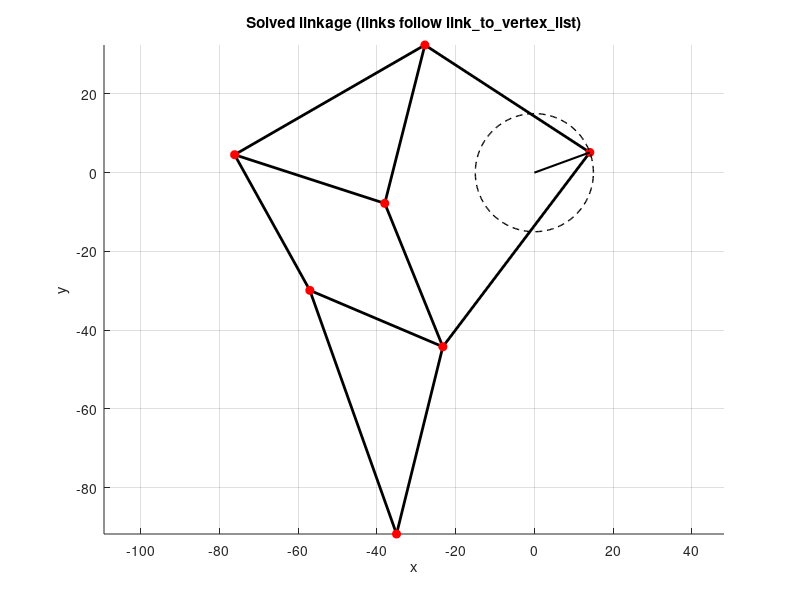

Recreate this plot in MATLAB.
function day7_linkage_demo()
% Solve the Jansen-leg linkage for a given crank angle and plot the result
% using link segments from the link-to-vertex list (matches handout)

    %parameters (from handout) 
    leg_params = build_leg_params();

    % choose a crank angle (radians)
    theta = 0.35;

    % initial guess for [x1;y1; x2;y2; ... ; x7;y7] 
    vertex_guess_coords = [ ...
          0;   50;   % v1
        -50;    0;   % v2
        -50;   50;   % v3
        -100;   0;   % v4
        -100; -50;   % v5
         -50; -50;   % v6
         -50;-100];  % v7

    %compute a root of all constraints at this theta
    V_root = compute_coords(vertex_guess_coords, leg_params, theta);

    % sanity check – all constraints should be ~0
    res = linkage_error_func(V_root, leg_params, theta);
    fprintf('||constraint residual|| = %.3e\n', norm(res));

    % plot using link list 
    V = column_to_matrix(V_root);         % N x 2
    L = leg_params.link_to_vertex_list;   % m x 2 (link i connects vertices L(i,1) and L(i,2))

    figure; clf; hold on; axis equal;
    % draw links
    for i = 1:size(L,1)
        a = L(i,1); b = L(i,2);
        plot([V(a,1), V(b,1)], [V(a,2), V(b,2)], 'k-', 'LineWidth', 2);
    end
    % draw vertices
    plot(V(:,1), V(:,2), 'ro', 'MarkerFaceColor','r', 'MarkerSize', 6);

    % draw crank circle & current crank radius (nice visual)
    t = linspace(0, 2*pi, 256);
    c = leg_params.vertex_pos0(:).';
    R = leg_params.crank_length;
    plot(c(1)+R*cos(t), c(2)+R*sin(t), 'k--', 'LineWidth', 1);
    plot([c(1), c(1)+R*cos(theta)], [c(2), c(2)+R*sin(theta)], 'k-', 'LineWidth', 1.5);

    grid on;
    title('Solved linkage (links follow link\_to\_vertex\_list)');
    xlabel('x'); ylabel('y');
end

%  CORE SOLVER 

function [root, it, flag, glist] = multi_newton_solver(FUN_both, X0, Athresh, Bthresh, maxit, numdiff)
% General multidimensional Newton’s method.
% FUN_both(X): either returns F(X)            (numdiff==1)   OR
%                 returns [F(X), J(X)]          (numdiff==2)
% Early termination: ||ΔX|| < Athresh OR ||F|| < Bthresh
% Safeguard: stop if Jacobian is (near) singular
% Outputs:
%     root: solution vector
%     it  : iteration count
%     flag: 1 success, -2 bad/singular Jacobian
%     glist: columns are the iterate history

    glist = [];
    root  = X0;
    it    = 0;
    flag  = 0;

    glist(:,end+1) = root;

    % get residual & Jacobian
    if numdiff == 2
        try
            [FX, J] = FUN_both(root);
        catch
            FX = FUN_both(root);
            J  = approximate_jacobian(FUN_both, root);
        end
    else
        FX = FUN_both(root);
        J  = approximate_jacobian(FUN_both, root);
    end

    while norm(FX) > Bthresh && it < maxit
        % singularity guard (use J*J' to handle non-square cases robustly)
        if abs(det(J*J')) < eps
            flag = -2; return;
        end

        X_new = root - J\FX;
        glist(:,end+1) = X_new;

        if norm(X_new - root) < Athresh
            root = X_new; flag = 1; return
        end

        root = X_new;
        if numdiff == 2
            try
                [FX, J] = FUN_both(root);
            catch
                FX = FUN_both(root);
                J  = approximate_jacobian(FUN_both, root);
            end
        else
            FX = FUN_both(root);
            J  = approximate_jacobian(FUN_both, root);
        end
        it = it + 1;
    end

    flag = 1; % reached residual threshold or maxit
end

function J = approximate_jacobian(FUN, X)
% Centered finite-difference Jacobian: J(:,i) ≈ (F(x+h/2*ei)-F(x-h/2*ei))/h
    h = 1e-6;
    n = numel(X);
    F0 = FUN(X);
    m = numel(F0);
    J = zeros(m, n);
    for i = 1:n
        ei      = zeros(n,1); ei(i) = h/2;
        F_plus  = FUN(X + ei);
        F_minus = FUN(X - ei);
        J(:,i)  = (F_plus - F_minus) / h;
    end
end

% LINKAGE SETUP
function leg_params = build_leg_params()
% All constants exactly as described in the handout

    leg_params = struct();

    % counts
    leg_params.num_vertices = 7;
    leg_params.num_linkages = 10;

    % link-to-vertex list (each row = [vertex_a vertex_b]) 
    leg_params.link_to_vertex_list = [ ...
        1 3;   % link 1
        3 4;   % link 2
        2 3;   % link 3
        2 4;   % link 4
        4 5;   % link 5
        2 6;   % link 6
        1 6;   % link 7
        5 6;   % link 8
        5 7;   % link 9
        6 7];  % link 10

    %link lengths (same order as rows above) 
    leg_params.link_lengths = [ ...
         50.0;  % link 1
         55.8;  % link 2
         41.5;  % link 3
         40.1;  % link 4
         39.4;  % link 5
         39.3;  % link 6
         61.9;  % link 7
         36.7;  % link 8
         65.7;  % link 9
         49.0]; % link 10

    % additional constraints
    leg_params.crank_length = 15.0;            % radius of vertex 1 from crank center (vertex 0)
    leg_params.vertex_pos0  = [0; 0];          % fixed crank center
    leg_params.vertex_pos2  = [-38.0; -7.8];   % fixed vertex 2
end

% UTILITIES

function M = column_to_matrix(coords_col)
% [x1;y1;x2;y2;...;xN;yN] -> [x1 y1; x2 y2; ... ; xN yN]
    num_coords = length(coords_col);
    N = num_coords/2;
    M = [coords_col(1:2:num_coords-1), coords_col(2:2:num_coords)];
end

function coords_col = matrix_to_column(M)
% [x1 y1; x2 y2; ... ; xN yN] -> [x1;y1;...;xN;yN]
    N = size(M,1);
    coords_col = zeros(2*N,1);
    coords_col(1:2:end) = M(:,1);
    coords_col(2:2:end) = M(:,2);
end

%CONSTRAINTS 

function length_errors = length_error_func(vertex_coords, leg_params)
% Link length constraints:
% e_i = (xb - xa)^2 + (yb - ya)^2 - d_i^2 = 0  for each link i
    V = column_to_matrix(vertex_coords);   % N x 2
    L = leg_params.link_to_vertex_list;    % m x 2
    d = leg_params.link_lengths(:);        % m x 1

    m = size(L,1);
    length_errors = zeros(m,1);
    for i = 1:m
        a = L(i,1); b = L(i,2);
        dx = V(b,1) - V(a,1);
        dy = V(b,2) - V(a,2);
        length_errors(i) = dx*dx + dy*dy - d(i)^2;
    end
end

function coord_errors = fixed_coord_error_func(vertex_coords, leg_params, theta)
% Fixed vertex constraints:
%  vertex 1 lies on the crank circle centered at vertex 0 with radius crank_length,
%  vertex 2 is fixed at vertex_pos2
    V = column_to_matrix(vertex_coords);

    x1y1_target = leg_params.vertex_pos0 + leg_params.crank_length*[cos(theta); sin(theta)];
    x2y2_target = leg_params.vertex_pos2;

    coord_errors = [ ...
        V(1,1) - x1y1_target(1);   % x1 - x1_target
        V(1,2) - x1y1_target(2);   % y1 - y1_target
        V(2,1) - x2y2_target(1);   % x2 - x2_target
        V(2,2) - x2y2_target(2)];  % y2 - y2_target
end

function error_vec = linkage_error_func(vertex_coords, leg_params, theta)
% Combine distance + fixed coordinate constraints into one vector
    error_vec = [ ...
        length_error_func(vertex_coords, leg_params);
        fixed_coord_error_func(vertex_coords, leg_params, theta) ...
    ];
end

% WRAPPER 

function vertex_coords_root = compute_coords(vertex_coords_guess, leg_params, theta)
% Run Newton with numerical Jacobian (per Part 4 guidelines)
    fun = @(V) linkage_error_func(V, leg_params, theta);
    [root, ~, flag] = multi_newton_solver(fun, vertex_coords_guess, 1e-14, 1e-14, 200, 1);
    if flag ~= 1
        warning('Newton did not report success (flag=%d). Result may be off.', flag);
    end
    vertex_coords_root = root;
end

%Creates a set of plotting objects to keep track of each link drawing
%each vertex drawing, and the crank drawing
%INPUTS:
%leg_params: a struct containing the parameters that describe the linkage
%OUTPUTS:
%leg_drawing: a struct containing all the plotting objects for the linkage
% leg_drawing.linkages is a cell array, where each element corresponds
% to a plot of a single link (excluding the crank)
% leg_drawing.crank is a plot of the crank link
% leg_drawing.vertices is a cell array, where each element corresponds
% to a plot of one of the vertices in the linkage
function leg_drawing = initialize_leg_drawing(leg_params)
    leg_drawing = struct();
    leg_drawing.linkages = cell(leg_params.num_linkages,1);
    for linkage_index = 1:leg_params.num_linkages
        leg_drawing.linkages{linkage_index} = line([0,0],[0,0],'color','k','linewidth',2);
    end
    leg_drawing.crank = line([0,0],[0,0],'color','k','linewidth',1.5);
    leg_drawing.vertices = cell(leg_params.num_vertices,1);
    for vertex_index = 1:leg_params.num_vertices
        leg_drawing.vertices{vertex_index} = line([0],[0],'marker',...
        'o','markerfacecolor','r','markeredgecolor','r','markersize',8);
    end
end


% SUMMARY OF WHAT THIS SCRIPT DOES
%
% 1 coded the Jansen linkage with 7 vertices and 10 links  
% 2 added extra constraints so vertex 1 moves on a crank circle and vertex 2 stays fixed  
% 3 wrote link length constraints to keep each pair of connected vertices the right distance  
% 4 wrote fixed coordinate constraints to lock vertex 1 on the circle and vertex 2 in place  
% 5 combined all constraints into one error function that should equal zero when satisfied  
%
% 6 built a multidimensional Newton solver to update guesses for the coordinates  
% 7 solver uses numerical Jacobian and stops when step size or residual is very small  
% 8 solver tracks iteration count and stores all guesses in a list  
%
% 9 set an initial guess for the 7 vertices based on the figure  
% 10 solver refined the guess to satisfy all constraints  
% 11 checked the residual norm to confirm solution is correct  
%
% 12 plotted the solved linkage with red dots for vertices and black lines for links  
% 13 drew the crank circle as a dashed outline for reference  
%
% 14 overall made functions for constraints, solver, and visualization  
% 15 result is a working solver that shows the leg configuration for any crank angle  
% 16 next step could be sweeping crank angle 0 to 2π to animate the linkage and track foot path  

